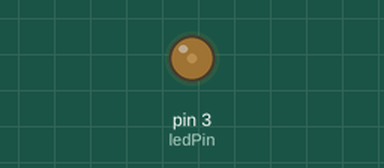
Recording of a sketch running on a simulated Arduino Uno, built with avr-gcc and run on an emulated ATmega328P. On the bench: output pins drawn as LEDs (lit = HIGH).

Above: at 0.05 s.
At 2.0 s:
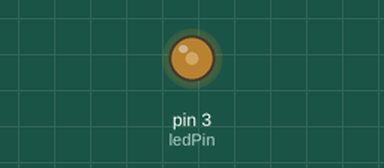
At 3.0 s:
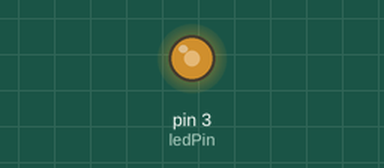
At 4.0 s:
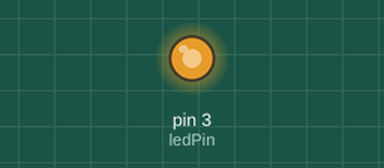
Timing chart, 0 to 5.2 s (numbered marks = the images above):
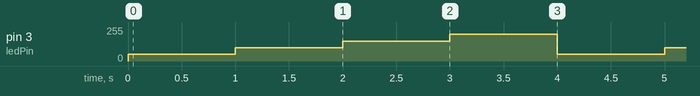

The sketch:

q07.ino
```cpp
int ledPin = 3;
int duty = 0;

void setup(){}

void loop()
{
    if (duty==200){duty = 0;}
    duty += 50;
    analogWrite(ledPin,duty);
    delay(1000);
}
```

Measured:
- by itself, pin 3 (ledPin): repeats every 4.0 s: 100/255 1.0 s, 150/255 1.0 s, 200/255 1.0 s, 50/255 1.0 s
